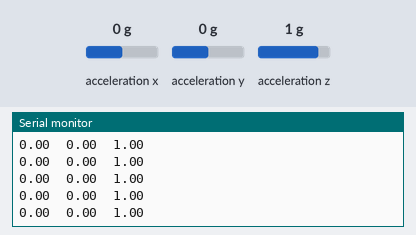
The sketch below on a simulated Arduino Nano 33 BLE. Shown: the last lines printed to the serial monitor. The inputs (shaded band) are chosen by the test bench; at power-on: acceleration x 0 g, acceleration y 0 g, acceleration z 1 g.

Above: at 1.2 s.
1.3 s: acceleration x set to -1.4 g
At 2.1 s:
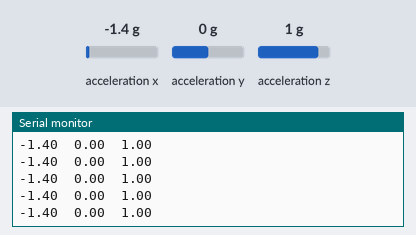
2.8 s: acceleration y set to -1.4 g
At 3.4 s:
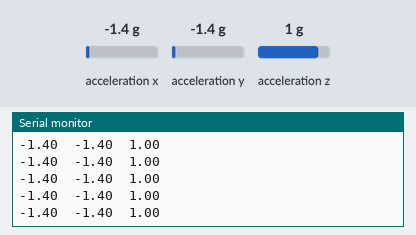

Measured:
- after the input at 1.3 s, the serial monitor: prints a new line at once (image 1)
- after the input at 2.8 s, the serial monitor: prints a new line at once (image 2)

The sketch:

nano33-ble-sense-imu.ino
```cpp
#include <Arduino_LSM9DS1.h>

void setup() {
  Serial.begin(9600);
  while (!Serial) {}
  Serial.println("Started");

  if (!IMU.begin()) {
    Serial.println("Failed to initialize IMU!");
    while (1) {}
  }

  Serial.print("Accelerometer sample rate = ");
  Serial.print(IMU.accelerationSampleRate());
  Serial.println(" Hz");
  Serial.println();
  Serial.println("Acceleration in G's");
  Serial.println("X\tY\tZ");
}

void loop() {
  float x, y, z;

  if (IMU.accelerationAvailable()) {
    IMU.readAcceleration(x, y, z);

    Serial.print(x);
    Serial.print('\t');
    Serial.print(y);
    Serial.print('\t');
    Serial.println(z);
  }
}
```
